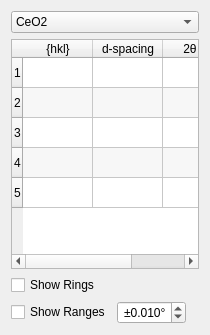
       <widget class="QWidget" name="materials">
        <property name="geometry">
         <rect>
          <x>0</x>
          <y>0</y>
          <width>210</width>
          <height>335</height>
         </rect>
        </property>
        <attribute name="label">
         <string>Materials</string>
        </attribute>
        <layout class="QVBoxLayout" name="verticalLayout_7">
         <item>
          <widget class="QComboBox" name="materialComboBox">
           <property name="sizePolicy">
            <sizepolicy hsizetype="Expanding" vsizetype="Fixed">
             <horstretch>0</horstretch>
             <verstretch>0</verstretch>
            </sizepolicy>
           </property>
           <property name="toolTip">
            <string>&lt;html&gt;&lt;head/&gt;&lt;body&gt;&lt;p&gt;Select new material to add a new material (not implemented)&lt;/p&gt;&lt;p&gt;Right click for a context menu to modify an existing material (not implemented)&lt;/p&gt;&lt;/body&gt;&lt;/html&gt;</string>
           </property>
           <property name="editable">
            <bool>false</bool>
           </property>
           <item>
            <property name="text">
             <string>CeO2</string>
            </property>
           </item>
           <item>
            <property name="text">
             <string>Diamond</string>
            </property>
           </item>
           <item>
            <property name="text">
             <string>LaB6</string>
            </property>
           </item>
           <item>
            <property name="text">
             <string>Ruby</string>
            </property>
           </item>
           <item>
            <property name="text">
             <string>Silicon</string>
            </property>
           </item>
           <item>
            <property name="text">
             <string>New Material</string>
            </property>
           </item>
          </widget>
         </item>
         <item>
          <widget class="QTableWidget" name="tableWidget">
           <property name="toolTip">
            <string>&lt;html&gt;&lt;head/&gt;&lt;body&gt;&lt;p&gt;left click a row to activate the hkl&lt;/p&gt;&lt;/body&gt;&lt;/html&gt;</string>
           </property>
           <property name="alternatingRowColors">
            <bool>true</bool>
           </property>
           <property name="selectionMode">
            <enum>QAbstractItemView::MultiSelection</enum>
           </property>
           <property name="selectionBehavior">
            <enum>QAbstractItemView::SelectRows</enum>
           </property>
           <property name="rowCount">
            <number>5</number>
           </property>
           <attribute name="horizontalHeaderCascadingSectionResizes">
            <bool>true</bool>
           </attribute>
           <attribute name="horizontalHeaderDefaultSectionSize">
            <number>70</number>
           </attribute>
           <attribute name="horizontalHeaderMinimumSectionSize">
            <number>70</number>
           </attribute>
           <attribute name="horizontalHeaderStretchLastSection">
            <bool>true</bool>
           </attribute>
           <row/>
           <row/>
           <row/>
           <row/>
           <row/>
           <column>
            <property name="text">
             <string>{hkl}</string>
            </property>
           </column>
           <column>
            <property name="text">
             <string>d-spacing</string>
            </property>
           </column>
           <column>
            <property name="text">
             <string>2θ (°)</string>
            </property>
           </column>
          </widget>
         </item>
         <item>
          <widget class="QCheckBox" name="showRingsCheckBox">
           <property name="toolTip">
            <string>&lt;html&gt;&lt;head/&gt;&lt;body&gt;&lt;p&gt;show powder rings for the selected HKLs for the active material&lt;/p&gt;&lt;/body&gt;&lt;/html&gt;</string>
           </property>
           <property name="text">
            <string>Show Rings</string>
           </property>
          </widget>
         </item>
         <item>
          <layout class="QHBoxLayout" name="horizontalLayout_3">
           <item>
            <widget class="QCheckBox" name="showRangesCheckBox">
             <property name="toolTip">
              <string>&lt;html&gt;&lt;head/&gt;&lt;body&gt;&lt;p&gt;show 2θ ranges for the selected HKLs for the active material&lt;/p&gt;&lt;/body&gt;&lt;/html&gt;</string>
             </property>
             <property name="text">
              <string>Show Ranges</string>
             </property>
            </widget>
           </item>
           <item>
            <widget class="QDoubleSpinBox" name="tthRangesSpinBox">
             <property name="toolTip">
              <string>&lt;html&gt;&lt;head/&gt;&lt;body&gt;&lt;p&gt;±2θ range&lt;/p&gt;&lt;/body&gt;&lt;/html&gt;</string>
             </property>
             <property name="alignment">
              <set>Qt::AlignRight|Qt::AlignTrailing|Qt::AlignVCenter</set>
             </property>
             <property name="prefix">
              <string>±</string>
             </property>
             <property name="suffix">
              <string>°</string>
             </property>
             <property name="decimals">
              <number>3</number>
             </property>
             <property name="minimum">
              <double>0.005000000000000</double>
             </property>
             <property name="maximum">
              <double>1.000000000000000</double>
             </property>
             <property name="singleStep">
              <double>0.005000000000000</double>
             </property>
             <property name="value">
              <double>0.010000000000000</double>
             </property>
            </widget>
           </item>
           <item>
            <spacer name="horizontalSpacer">
             <property name="orientation">
              <enum>Qt::Horizontal</enum>
             </property>
             <property name="sizeHint" stdset="0">
              <size>
               <width>40</width>
               <height>20</height>
              </size>
             </property>
            </spacer>
           </item>
          </layout>
         </item>
        </layout>
       </widget>
